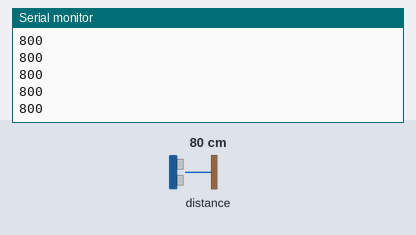
A sketch run on a simulated Arduino Uno, built with avr-gcc and run on an emulated ATmega328P. Shown: the last lines printed to the serial monitor. The test bench sets the inputs (shaded band); at power-on: distance to the obstacle 80 cm.

Above: at 1.2 s.
1.3 s: distance to the obstacle set to 2 cm
At 1.8 s:
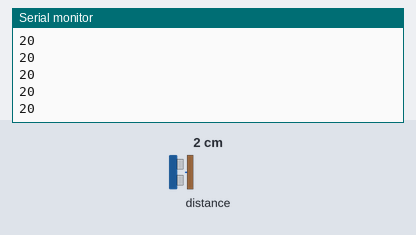
2.8 s: distance to the obstacle set to 4 cm
At 3.5 s:
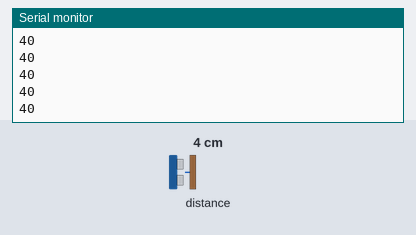
Timing chart, 0 to 5.8 s (numbered marks = the images above; inputs shaded):
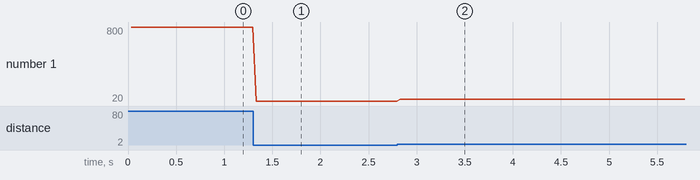

The sketch:

Distance_Serial_Test.ino
```cpp
#include "Adafruit_VL53L0X.h"

Adafruit_VL53L0X lox = Adafruit_VL53L0X();

void setup()
{
  Serial.begin(115200);

  // Wait until serial port opens
  while (!Serial);

  // Warn if sensor isn't working
  if (!lox.begin())
  {
    Serial.println("Sensor no work");

    while(1);
  }
}


void loop()
{
  VL53L0X_RangingMeasurementData_t measure;

  lox.rangingTest(&measure, false);

  if (measure.RangeStatus !=4)
  {
    // If in range, send measurement
    Serial.println(measure.RangeMilliMeter);
  }
  else
  {
    // If out of range, send 0.0f
    Serial.println(0.0f);
  }


}
```

Measured:
- after the input at 1.3 s, the serial monitor: prints a new line at once (image 1)
- after the input at 2.8 s, the serial monitor: prints a new line at once (image 2)
- plotted number 1: 800 → 20 after the input at 1.3 s, 20 → 40 after the input at 2.8 s
